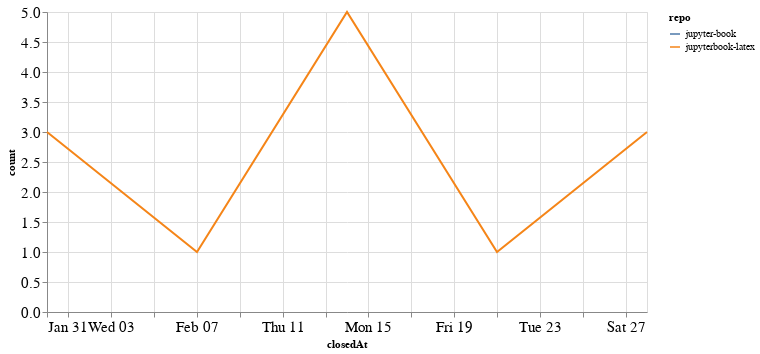

Notebook code for this chart:
### Code cell
closed_by_time = closed_by.groupby('repo').resample('W', on='closedAt').count()['author'].reset_index()
closed_by_time = closed_by_time.rename(columns={'author': 'count'})

alt.Chart(closed_by_time, width=600).mark_line().encode(
    x='closedAt',
    y='count',
    color='repo',
    tooltip="repo"
)

### Figure 1 — Vega-Lite specification as saved in the notebook (floating-point values rounded to 4 significant figures)
{"config": {"axisLeft": {"labelFontSize": 15}, "axisBottom": {"labelFontSize": 15}}, "data": {"name": "data-3610239ea1a1e2fc6c3b887c59d93431"}, "mark": "line", "encoding": {"color": {"type": "nominal", "field": "repo"}, "tooltip": {"type": "nominal", "field": "repo"}, "x": {"type": "temporal", "field": "closedAt"}, "y": {"type": "quantitative", "field": "count"}}, "width": 600, "$schema": "https://vega.github.io/schema/vega-lite/v4.8.1.json", "datasets": {"data-3610239ea1a1e2fc6c3b887c59d93431": [{"repo": "jupyter-book", "closedAt": "2021-02-21T00:00:00", "count": 1}, {"repo": "jupyterbook-latex", "closedAt": "2021-01-31T00:00:00", "count": 3}, {"repo": "jupyterbook-latex", "closedAt": "2021-02-07T00:00:00", "count": 1}, {"repo": "jupyterbook-latex", "closedAt": "2021-02-14T00:00:00", "count": 5}, {"repo": "jupyterbook-latex", "closedAt": "2021-02-21T00:00:00", "count": 1}, {"repo": "jupyterbook-latex", "closedAt": "2021-02-28T00:00:00", "count": 3}]}}
